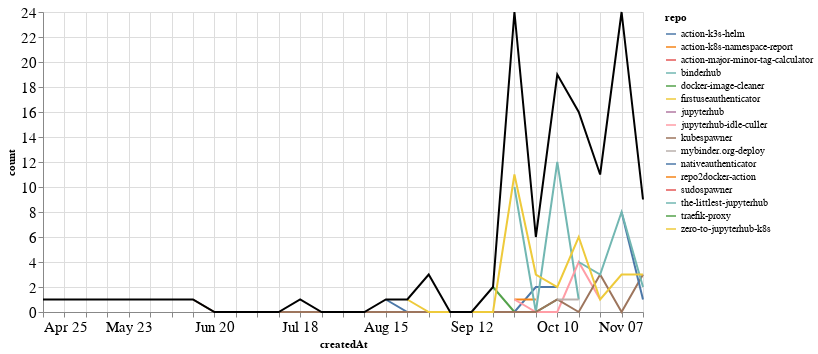

Notebook code for this chart:
### Markdown cell above
### PRs

### Code cell
prs_time = prs.groupby('repo').resample('W', on='createdAt').count()['author'].reset_index()
prs_time = prs_time.rename(columns={'author': 'count'})
prs_time_total = prs_time.groupby('createdAt').agg({"count": "sum"}).reset_index()

ch1 = alt.Chart(prs_time, width=600).mark_line().encode(
    x='createdAt',
    y='count',
    color='repo',
    tooltip="repo"
)

ch2 = alt.Chart(prs_time_total, width=600).mark_line(color="black").encode(
    x='createdAt',
    y='count',
)

ch1 + ch2

### Figure 1 — Vega-Lite specification as saved in the notebook (floating-point values rounded to 4 significant figures)
{"config": {"axisLeft": {"labelFontSize": 15}, "axisBottom": {"labelFontSize": 15}}, "layer": [{"data": {"name": "data-5982f8695199d2c7fb632952312673d9"}, "mark": "line", "encoding": {"color": {"type": "nominal", "field": "repo"}, "tooltip": {"type": "nominal", "field": "repo"}, "x": {"type": "temporal", "field": "createdAt"}, "y": {"type": "quantitative", "field": "count"}}, "width": 600}, {"data": {"name": "data-6cc30669bb9305191c922167b5b97759"}, "mark": {"type": "line", "color": "black"}, "encoding": {"x": {"type": "temporal", "field": "createdAt"}, "y": {"type": "quantitative", "field": "count"}}, "width": 600}], "$schema": "https://vega.github.io/schema/vega-lite/v4.8.1.json", "datasets": {"data-5982f8695199d2c7fb632952312673d9": [{"repo": "action-k3s-helm", "createdAt": "2021-08-15T00:00:00", "count": 1}, {"repo": "action-k3s-helm", "createdAt": "2021-08-22T00:00:00", "count": 0}, {"repo": "action-k3s-helm", "createdAt": "2021-08-29T00:00:00", "count": 0}, {"repo": "action-k3s-helm", "createdAt": "2021-09-05T00:00:00", "count": 0}, {"repo": "action-k3s-helm", "createdAt": "2021-09-12T00:00:00", "count": 0}, {"repo": "action-k3s-helm", "createdAt": "2021-09-19T00:00:00", "count": 0}, {"repo": "action-k3s-helm", "createdAt": "2021-09-26T00:00:00", "count": 0}, {"repo": "action-k3s-helm", "createdAt": "2021-10-03T00:00:00", "count": 2}, {"repo": "action-k3s-helm", "createdAt": "2021-10-10T00:00:00", "count": 2}, {"repo": "action-k8s-namespace-report", "createdAt": "2021-09-26T00:00:00", "count": 1}, {"repo": "action-k8s-namespace-report", "createdAt": "2021-10-03T00:00:00", "count": 1}, {"repo": "action-major-minor-tag-calculator", "createdAt": "2021-09-26T00:00:00", "count": 1}, {"repo": "binderhub", "createdAt": "2021-09-26T00:00:00", "count": 10}, {"repo": "binderhub", "createdAt": "2021-10-03T00:00:00", "count": 0}, {"repo": "binderhub", "createdAt": "2021-10-10T00:00:00", "count": 12}, {"repo": "binderhub", "createdAt": "2021-10-17T00:00:00", "count": 1}, {"repo": "docker-image-cleaner", "createdAt": "2021-09-19T00:00:00", "count": 2}, {"repo": "docker-image-cleaner", "createdAt": "2021-09-26T00:00:00", "count": 0}, {"repo": "docker-image-cleaner", "createdAt": "2021-10-03T00:00:00", "count": 0}, {"repo": "docker-image-cleaner", "createdAt": "2021-10-10T00:00:00", "count": 1}, {"repo": "firstuseauthenticator", "createdAt": "2021-10-31T00:00:00", "count": 5}, {"repo": "jupyterhub", "createdAt": "2021-08-29T00:00:00", "count": 3}, {"repo": "jupyterhub-idle-culler", "createdAt": "2021-09-26T00:00:00", "count": 1}, {"repo": "jupyterhub-idle-culler", "createdAt": "2021-10-03T00:00:00", "count": 0}, {"repo": "jupyterhub-idle-culler", "createdAt": "2021-10-10T00:00:00", "count": 0}, {"repo": "jupyterhub-idle-culler", "createdAt": "2021-10-17T00:00:00", "count": 4}, {"repo": "jupyterhub-idle-culler", "createdAt": "2021-10-24T00:00:00", "count": 1}, {"repo": "kubespawner", "createdAt": "2021-06-13T00:00:00", "count": 1}, {"repo": "kubespawner", "createdAt": "2021-06-20T00:00:00", "count": 0}, {"repo": "kubespawner", "createdAt": "2021-06-27T00:00:00", "count": 0}, {"repo": "kubespawner", "createdAt": "2021-07-04T00:00:00", "count": 0}, {"repo": "kubespawner", "createdAt": "2021-07-11T00:00:00", "count": 0}, {"repo": "kubespawner", "createdAt": "2021-07-18T00:00:00", "count": 0}, {"repo": "kubespawner", "createdAt": "2021-07-25T00:00:00", "count": 0}, {"repo": "kubespawner", "createdAt": "2021-08-01T00:00:00", "count": 0}, {"repo": "kubespawner", "createdAt": "2021-08-08T00:00:00", "count": 0}, {"repo": "kubespawner", "createdAt": "2021-08-15T00:00:00", "count": 0}, {"repo": "kubespawner", "createdAt": "2021-08-22T00:00:00", "count": 0}, {"repo": "kubespawner", "createdAt": "2021-08-29T00:00:00", "count": 0}, {"repo": "kubespawner", "createdAt": "2021-09-05T00:00:00", "count": 0}, {"repo": "kubespawner", "createdAt": "2021-09-12T00:00:00", "count": 0}, {"repo": "kubespawner", "createdAt": "2021-09-19T00:00:00", "count": 0}, {"repo": "kubespawner", "createdAt": "2021-09-26T00:00:00", "count": 0}, {"repo": "kubespawner", "createdAt": "2021-10-03T00:00:00", "count": 0}, {"repo": "kubespawner", "createdAt": "2021-10-10T00:00:00", "count": 1}, {"repo": "kubespawner", "createdAt": "2021-10-17T00:00:00", "count": 0}, {"repo": "kubespawner", "createdAt": "2021-10-24T00:00:00", "count": 3}, {"repo": "kubespawner", "createdAt": "2021-10-31T00:00:00", "count": 0}, {"repo": "kubespawner", "createdAt": "2021-11-07T00:00:00", "count": 3}, {"repo": "mybinder.org-deploy", "createdAt": "2021-10-10T00:00:00", "count": 1}, {"repo": "mybinder.org-deploy", "createdAt": "2021-10-17T00:00:00", "count": 1}, {"repo": "nativeauthenticator", "createdAt": "2021-10-31T00:00:00", "count": 8}, {"repo": "nativeauthenticator", "createdAt": "2021-11-07T00:00:00", "count": 1}, {"repo": "repo2docker-action", "createdAt": "2021-07-18T00:00:00", "count": 1}, {"repo": "sudospawner", "createdAt": "2021-04-25T00:00:00", "count": 1}, {"repo": "the-littlest-jupyterhub", "createdAt": "2021-10-17T00:00:00", "count": 4}, {"repo": "the-littlest-jupyterhub", "createdAt": "2021-10-24T00:00:00", "count": 3}, {"repo": "the-littlest-jupyterhub", "createdAt": "2021-10-31T00:00:00", "count": 8}, {"repo": "the-littlest-jupyterhub", "createdAt": "2021-11-07T00:00:00", "count": 2}, {"repo": "traefik-proxy", "createdAt": "2021-10-24T00:00:00", "count": 3}, {"repo": "zero-to-jupyterhub-k8s", "createdAt": "2021-08-22T00:00:00", "count": 1}, {"repo": "zero-to-jupyterhub-k8s", "createdAt": "2021-08-29T00:00:00", "count": 0}, {"repo": "zero-to-jupyterhub-k8s", "createdAt": "2021-09-05T00:00:00", "count": 0}, {"repo": "zero-to-jupyterhub-k8s", "createdAt": "2021-09-12T00:00:00", "count": 0}, {"repo": "zero-to-jupyterhub-k8s", "createdAt": "2021-09-19T00:00:00", "count": 0}, {"repo": "zero-to-jupyterhub-k8s", "createdAt": "2021-09-26T00:00:00", "count": 11}, {"repo": "zero-to-jupyterhub-k8s", "createdAt": "2021-10-03T00:00:00", "count": 3}, {"repo": "zero-to-jupyterhub-k8s", "createdAt": "2021-10-10T00:00:00", "count": 2}, {"repo": "zero-to-jupyterhub-k8s", "createdAt": "2021-10-17T00:00:00", "count": 6}, {"repo": "zero-to-jupyterhub-k8s", "createdAt": "2021-10-24T00:00:00", "count": 1}, {"repo": "zero-to-jupyterhub-k8s", "createdAt": "2021-10-31T00:00:00", "count": 3}, {"repo": "zero-to-jupyterhub-k8s", "createdAt": "2021-11-07T00:00:00", "count": 3}], "data-6cc30669bb9305191c922167b5b97759": [{"createdAt": "2021-04-25T00:00:00", "count": 1}, {"createdAt": "2021-06-13T00:00:00", "count": 1}, {"createdAt": "2021-06-20T00:00:00", "count": 0}, {"createdAt": "2021-06-27T00:00:00", "count": 0}, {"createdAt": "2021-07-04T00:00:00", "count": 0}, {"createdAt": "2021-07-11T00:00:00", "count": 0}, {"createdAt": "2021-07-18T00:00:00", "count": 1}, {"createdAt": "2021-07-25T00:00:00", "count": 0}, {"createdAt": "2021-08-01T00:00:00", "count": 0}, {"createdAt": "2021-08-08T00:00:00", "count": 0}, {"createdAt": "2021-08-15T00:00:00", "count": 1}, {"createdAt": "2021-08-22T00:00:00", "count": 1}, {"createdAt": "2021-08-29T00:00:00", "count": 3}, {"createdAt": "2021-09-05T00:00:00", "count": 0}, {"createdAt": "2021-09-12T00:00:00", "count": 0}, {"createdAt": "2021-09-19T00:00:00", "count": 2}, {"createdAt": "2021-09-26T00:00:00", "count": 24}, {"createdAt": "2021-10-03T00:00:00", "count": 6}, {"createdAt": "2021-10-10T00:00:00", "count": 19}, {"createdAt": "2021-10-17T00:00:00", "count": 16}, {"createdAt": "2021-10-24T00:00:00", "count": 11}, {"createdAt": "2021-10-31T00:00:00", "count": 24}, {"createdAt": "2021-11-07T00:00:00", "count": 9}]}}
